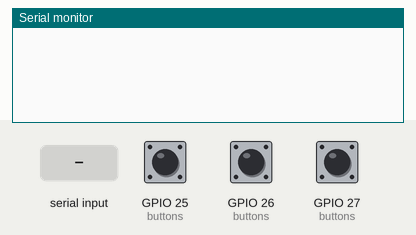
Bench run of a sketch on a simulated ESP32. On the bench: the last lines printed to the serial monitor. The inputs (shaded band) are chosen by the test bench; at power-on: GPIO 25 (buttons) HIGH, GPIO 26 (buttons) HIGH, GPIO 27 (buttons) HIGH.

Above: at 1.2 s.
1.3 s: GPIO 25 (buttons) pulled LOW for 0.15 s
At 1.6 s:
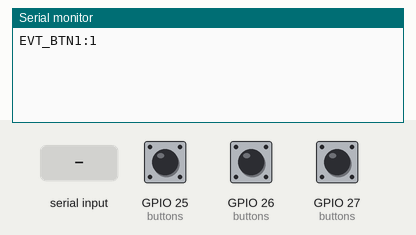
2.9 s: "1\n" received over Serial
At 4.1 s:
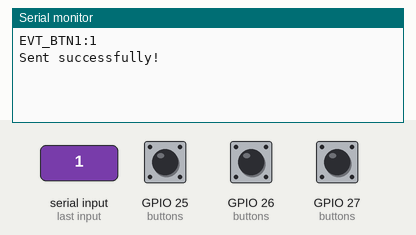
4.4 s: GPIO 26 (buttons) pulled LOW for 0.15 s
At 5.2 s:
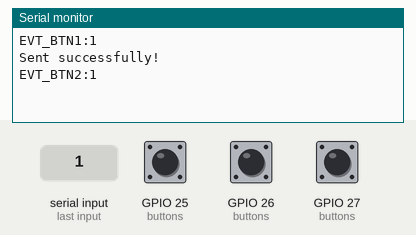
6.0 s: GPIO 27 (buttons) pulled LOW for 0.15 s
At 6.4 s:
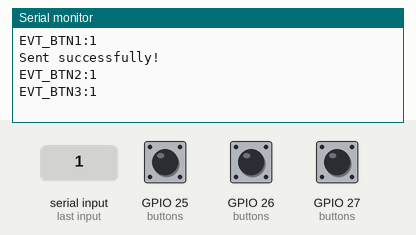
7.6 s: GPIO 25 (buttons) pulled LOW for 1 s
At 8.8 s:
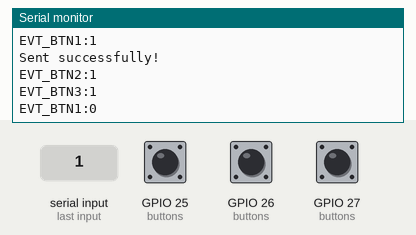
10.1 s: GPIO 26 (buttons) pulled LOW for 1 s
At 10.7 s:
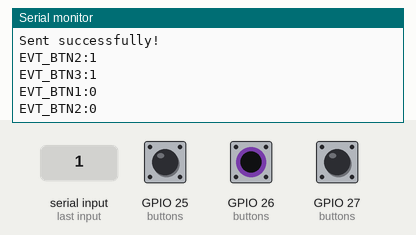
Timing chart, 0 to 13.1 s (numbered marks = the images above; inputs shaded):
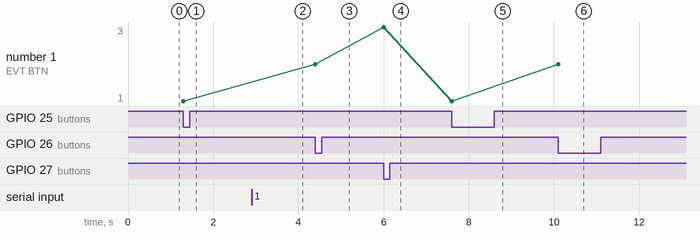

The sketch:

onPerson.ino
```cpp
#include <WiFi.h>
#include <esp_now.h>

uint8_t slaveMAC[] = {0x88, 0x57, 0x21, 0x78, 0xA7, 0xEC};

struct Button { //all information needed to handle toggling button state
  const int pin;
  int reading;
  int previous;
  bool state;
  unsigned long lastTime;
};

Button buttons[] = {
  {25, HIGH, HIGH, false, 0}, //reverse direction
  {26, HIGH, HIGH, false, 0}, //stop
  {27, HIGH, HIGH, false, 0} //advance calibration state
};

const unsigned long debounce = 200;
const int numButtons = 3;

void setup() {
  Serial.begin(9600);

  WiFi.mode(WIFI_STA);
  WiFi.disconnect();

  if (esp_now_init() != ESP_OK) {
    Serial.println("ESP-NOW init failed");
    return;
  }

  esp_now_register_send_cb(onSend);

  esp_now_peer_info_t peerInfo;
  memset(&peerInfo, 0, sizeof(peerInfo));
  memcpy(peerInfo.peer_addr, slaveMAC, 6);
  peerInfo.channel = 0;
  peerInfo.encrypt = false;

  if (esp_now_add_peer(&peerInfo) != ESP_OK) {
    Serial.println("Failed to add peer");
    return;
  }

  for (int i = 0; i < numButtons; i++) {
    pinMode(buttons[i].pin, INPUT_PULLUP); //initialize each button in the button list with mode input pullup
  }
}

void loop() {
  if (Serial.available()) {
    String line = Serial.readStringUntil('\n');
    line.trim();

    esp_err_t result = esp_now_send(slaveMAC, (uint8_t *)line.c_str(), line.length());

    if (result != ESP_OK) {
      Serial.println("Send error");
    }
  }

  readButtons();
}

//allow interface between breadboard button circuit and Python code for additional functionality
void readButtons() {
  for (int i = 0; i < numButtons; i++) { //repeat state reading code for each button in buttons[]
    buttons[i].reading = digitalRead(buttons[i].pin);

    if (buttons[i].reading == LOW && buttons[i].previous == HIGH && millis() - buttons[i].lastTime > debounce) {
      buttons[i].state = !buttons[i].state; //update buttons
      buttons[i].lastTime = millis();

      //send update to Python code if button is toggled on/off
      Serial.print("EVT_BTN");
      Serial.print(i + 1);
      Serial.print(":");
      Serial.println(buttons[i].state ? "1" : "0");
    }
    buttons[i].previous = buttons[i].reading; //update buttons
  }
}

void onSend(const wifi_tx_info_t *tx_info, esp_now_send_status_t status) {
  // Callback when data is sent
  if (status == ESP_NOW_SEND_SUCCESS) {
    Serial.println("Sent successfully!");
  }
  else {
    Serial.println("Send failed!");
  }
}
```

Measured:
- after the input at 1.3 s, the serial monitor: prints a new line at once (image 1)
- after the input at 2.9 s, the serial monitor: prints a new line at once (image 2)
- after the input at 4.4 s, the serial monitor: prints a new line at once (image 3)
- after the input at 6.0 s, the serial monitor: prints a new line at once (image 4)
- after the input at 7.6 s, the serial monitor: prints a new line at once (image 5)
- after the input at 10.1 s, the serial monitor: prints a new line at once (image 6)
- plotted number 1: 1 → 2 after the input at 4.4 s, 2 → 3 after the input at 6.0 s, 1 → 2 after the input at 10.1 s
